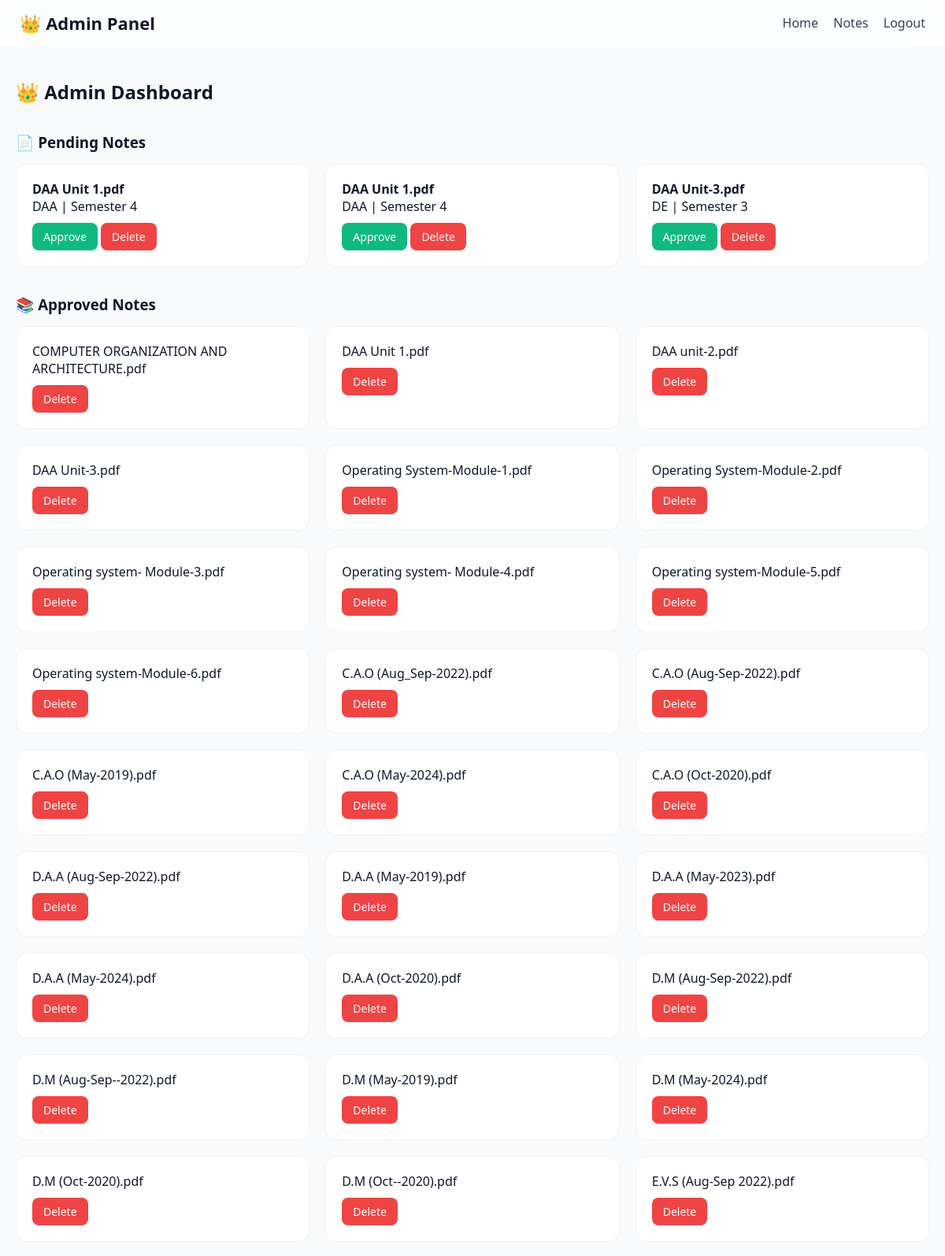
/admin (signed in, upper part), run on the app's committed database.
### tables this page shows
CREATE TABLE notes(
        id INTEGER PRIMARY KEY AUTOINCREMENT,
        title TEXT NOT NULL,
        filename TEXT NOT NULL,
        subject TEXT NOT NULL,
        semester INTEGER NOT NULL,
        uploaded_by TEXT NOT NULL,
        status TEXT NOT NULL DEFAULT 'pending',
        downloads INTEGER DEFAULT 0,
        created_at TIMESTAMP DEFAULT CURRENT_TIMESTAMP
    );

### app.py (the view)
@app.route("/admin")
def admin():
    if not login_required():
        return login_required_redirect()
    if not admin_required():
        return "⛔ Access Denied"
    conn = get_db_connection()
    cur = conn.cursor()
    cur.execute("SELECT * FROM notes WHERE status='pending'")
    pending_notes = cur.fetchall()
    cur.execute("SELECT * FROM notes WHERE status='approved'")
    approved_notes = cur.fetchall()
    cur.execute("SELECT * FROM users")
    users = cur.fetchall()
    conn.close()
    return render_template(
        "admin.html",
        pending_notes=pending_notes,
        approved_notes=approved_notes,
        users=users
    )

### app.py (called while the page is built)
def get_db_connection():
    conn = sqlite3.connect(Config.DATABASE)
    conn.row_factory = sqlite3.Row
    return conn

def login_required():
    return "user" in session

def admin_required():
    return session.get("role") == "admin"

### templates/admin.html (shortened to what this page needs)
<!DOCTYPE html>
<html lang="en">
<head>
<link rel="stylesheet" href="https://cdnjs.cloudflare.com/ajax/libs/font-awesome/6.5.0/css/all.min.css">
</head>
<body>
<div class="navbar">
  <div class="logo">👑 Admin Panel</div>
  <div class="nav-links">
    <a href="/dashboard">Home</a>
    <a href="/btech">Notes</a>
    <a href="/logout">Logout</a>
  </div>
</div>
<div class="main">
  <div class="container">
    <h2>👑 Admin Dashboard</h2>
    <div class="section">
      <h3>📄 Pending Notes</h3>
      {% if pending_notes %}
      <div class="grid">
        {% for n in pending_notes %}
        <div class="note-card">
          <p><b>{{n['title']}}</b></p>
          <p>{{n['subject']}} | Semester {{n['semester']}}</p>
          <a href="/approve/{{n['id']}}" class="btn approve">Approve</a>
          <a href="/delete/{{n['id']}}" class="btn delete">Delete</a>
        </div>
        {% endfor %}
      </div>
      {% else %}
        <div class="empty">No pending notes</div>
      {% endif %}
    </div>
    <div class="section">
      <h3>📚 Approved Notes</h3>
      {% if approved_notes %}
      <div class="grid">
        {% for n in approved_notes %}
        <div class="note-card">
          <p>{{n['title']}}</p>
          <a href="/delete/{{n['id']}}" class="btn delete">Delete</a>
        </div>
        {% endfor %}
      </div>
      {% else %}
        <div class="empty">No approved notes</div>
      {% endif %}
    </div>
  </div>
</div>
</body>
</html>

### templates/admin.html (style rules this page uses)
* { margin:0;padding:0;box-sizing:border-box;font-family:'Segoe UI',sans-serif; }
body { background:#f8fafc; color:#0f172a; display:flex; flex-direction:column; min-height:100vh; }
.main { flex:1; }
.navbar { position:fixed; top:0;width:100%; background:rgba(255,255,255,0.7); backdrop-filter:blur(12px); padding:14px 25px; display:flex; justify-content:space-between; align-items:center; }
.logo { font-size:22px; font-weight:600; }
.nav-links a { color:#334155; margin-left:15px; text-decoration:none; }
.container { padding:100px 20px 40px; max-width:1200px; margin:auto; }
h2 { margin-bottom:20px; }
.section { margin-top:35px; }
.section h3 { margin-bottom:15px; }
.grid { display:grid; grid-template-columns:repeat(3,1fr); gap:20px; }
.note-card { background:white; padding:20px; border-radius:15px; border:1px solid rgba(0,0,0,0.05); transition:0.3s; }
.btn { display:inline-block; margin-top:10px; padding:8px 14px; border-radius:8px; text-decoration:none; font-size:14px; color:white; }
.approve { background:#10b981; }
.delete { background:#ef4444; }

### data on the page
notes: title "DAA Unit 1.pdf", subject "DAA", semester "4"
notes: title "DAA Unit 1.pdf", subject "DAA", semester "4"
notes: title "DAA Unit-3.pdf", subject "DE", semester "3"
notes: title "COMPUTER ORGANIZATION AND ARCHITECTURE.pdf"
notes: title "DAA Unit 1.pdf"
notes: title "DAA unit-2.pdf"
notes: title "DAA Unit-3.pdf"
notes: title "Operating System-Module-1.pdf"
notes: title "Operating System-Module-2.pdf"
notes: title "Operating system- Module-3.pdf"
notes: title "Operating system- Module-4.pdf"
notes: title "Operating system-Module-5.pdf"
notes: title "Operating system-Module-6.pdf"
notes: title "C.A.O (Aug_Sep-2022).pdf"
notes: title "C.A.O (Aug-Sep-2022).pdf"
notes: title "C.A.O (May-2019).pdf"
notes: title "C.A.O (May-2024).pdf"
notes: title "C.A.O (Oct-2020).pdf"
notes: title "D.A.A (Aug-Sep-2022).pdf"
notes: title "D.A.A (May-2019).pdf"
notes: title "D.A.A (May-2023).pdf"
notes: title "D.A.A (May-2024).pdf"
notes: title "D.A.A (Oct-2020).pdf"
notes: title "D.M (Aug-Sep-2022).pdf"
notes: title "D.M (Aug-Sep--2022).pdf"
notes: title "D.M (May-2019).pdf"
notes: title "D.M (May-2024).pdf"
notes: title "D.M (Oct-2020).pdf"
notes: title "D.M (Oct--2020).pdf"
notes: title "E.V.S (Aug-Sep 2022).pdf"
